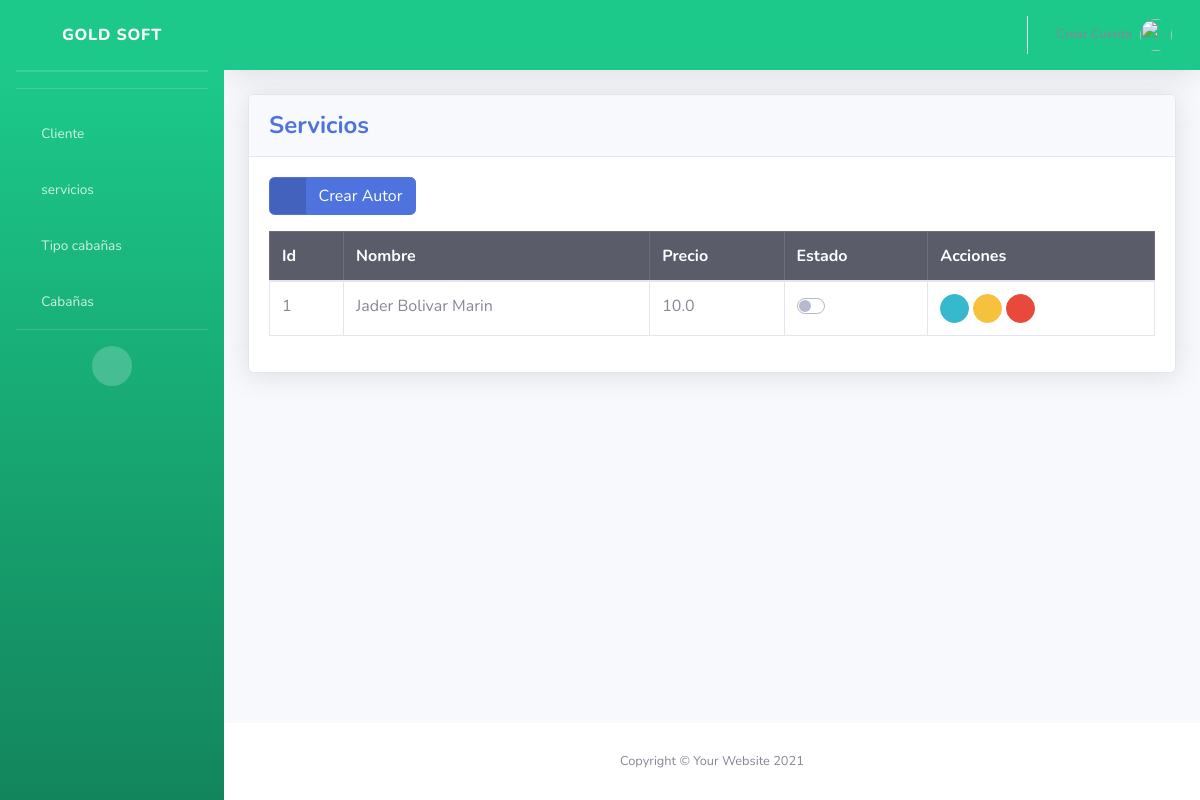
The app's page /servicios/ with its own data.
### servicios/models.py (models this page shows, shortened)
class Servicio(models.Model):
    name = models.CharField(max_length=255)
    price = models.FloatField()
    status = models.BooleanField(default=True)

### servicios/views.py (the view)
# urls.py: path('servicios/', include('servicios.urls')),
def servicios(request):
    servicios_list = Servicio.objects.all()
    return render(request, 'servicios/index.html', {'servicios_list': servicios_list})

### templates/servicios/index.html (shortened to what this page needs)
{% extends 'base.html' %}
{% block content %}
<div class="card shadow mb-4">
    <div class="card-header py-3">
        <h4 class="m-0 font-weight-bold text-primary">Servicios</h4>
    </div>
    <div class="card-body">
        <div class="table-responsive">
            <a href="{% url 'create_servicio' %}" class="btn btn-primary btn-icon-split mb-3">
                <span class="icon text-white-50">
                  <i class="fas fa-plus"></i>
              </span>
              <span class="text">Crear Autor</span>
            </a>
            <table class="table table-bordered" id="dataTable" width="100%" cellspacing="0">
                <thead class="table-dark">
                    <tr>
                        <th>Id</th>
                        <th>Nombre</th>
                        <th>Precio</th>
                        <th>Estado</th>
                        <th>Acciones</th>
                    </tr>
                </thead>
                <tbody>
                    {% for servicio in servicios_list %}
                    <tr>
                    <td>{{ servicio.id }}</td>
                    <td>{{ servicio.name }}</td>
                    <td>{{ servicio.price }}</td>
                    <td>
                        <form action="{% url 'servicio_status' servicio.id %}" method="POST">
                            <div class="custom-control custom-switch">
                            </div>
                        </form>
                    </td>
                    <td>
                        <a href="" class="btn btn-info btn-circle btn-sm">
                            <i class="fas fa-info-circle"></i>
                        </a>
                        <a href="" class="btn btn-warning btn-circle btn-sm">
                            <i class="fas fa-edit"></i>
                        </a>
                        <a href="" class="btn btn-danger btn-circle btn-sm">
                            <i class="fas fa-trash"></i>
                        </a>
                    </td>
                    </tr>
                    {% endfor %}
                </tbody>
            </table>
        </div>
    </div>
</div>
{%endblock%}

### records on screen
Servicio: id "1", name "Jader Bolivar Marin", price "10.0"
